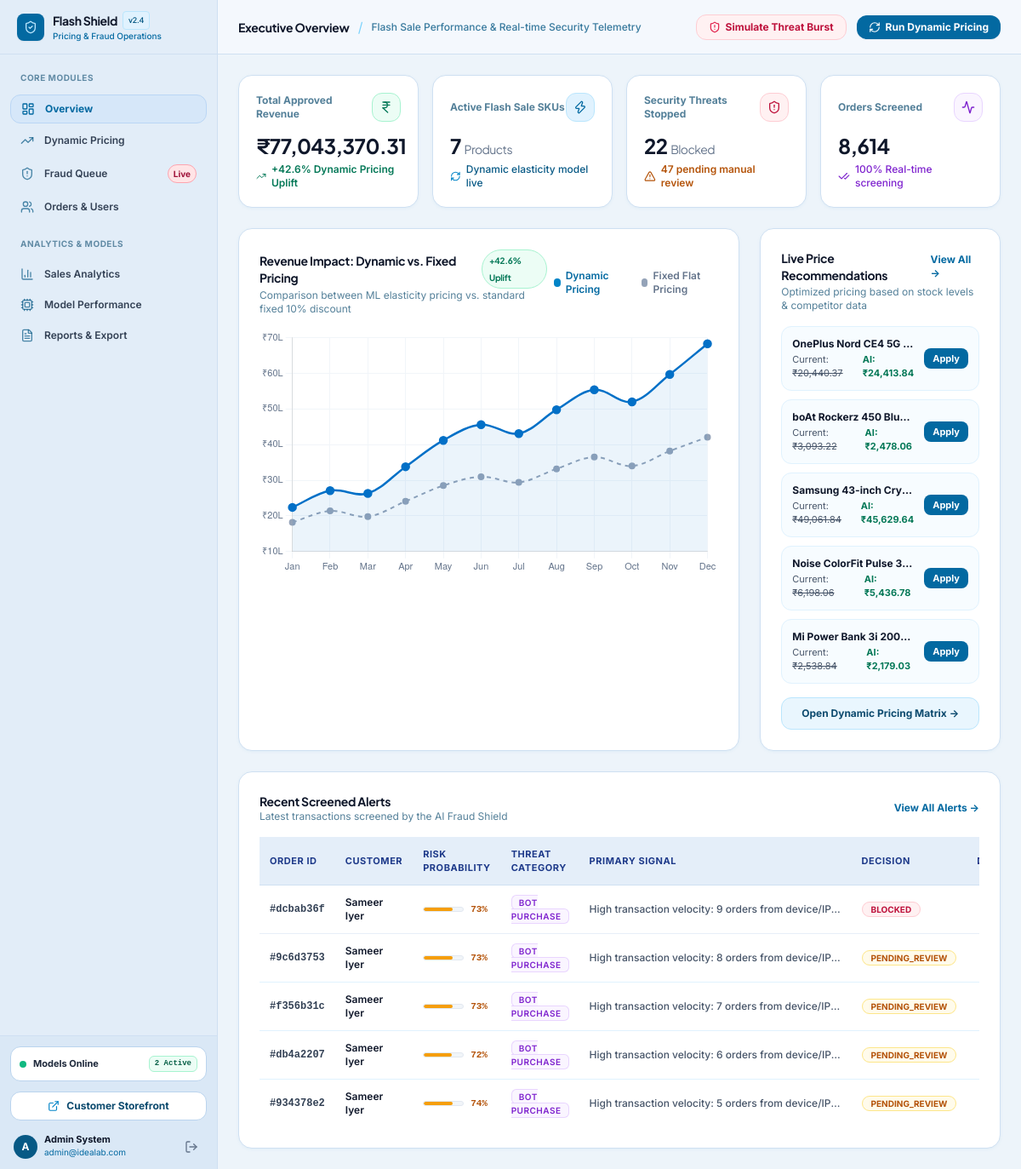
The page /admin/ on the database as committed earlier.
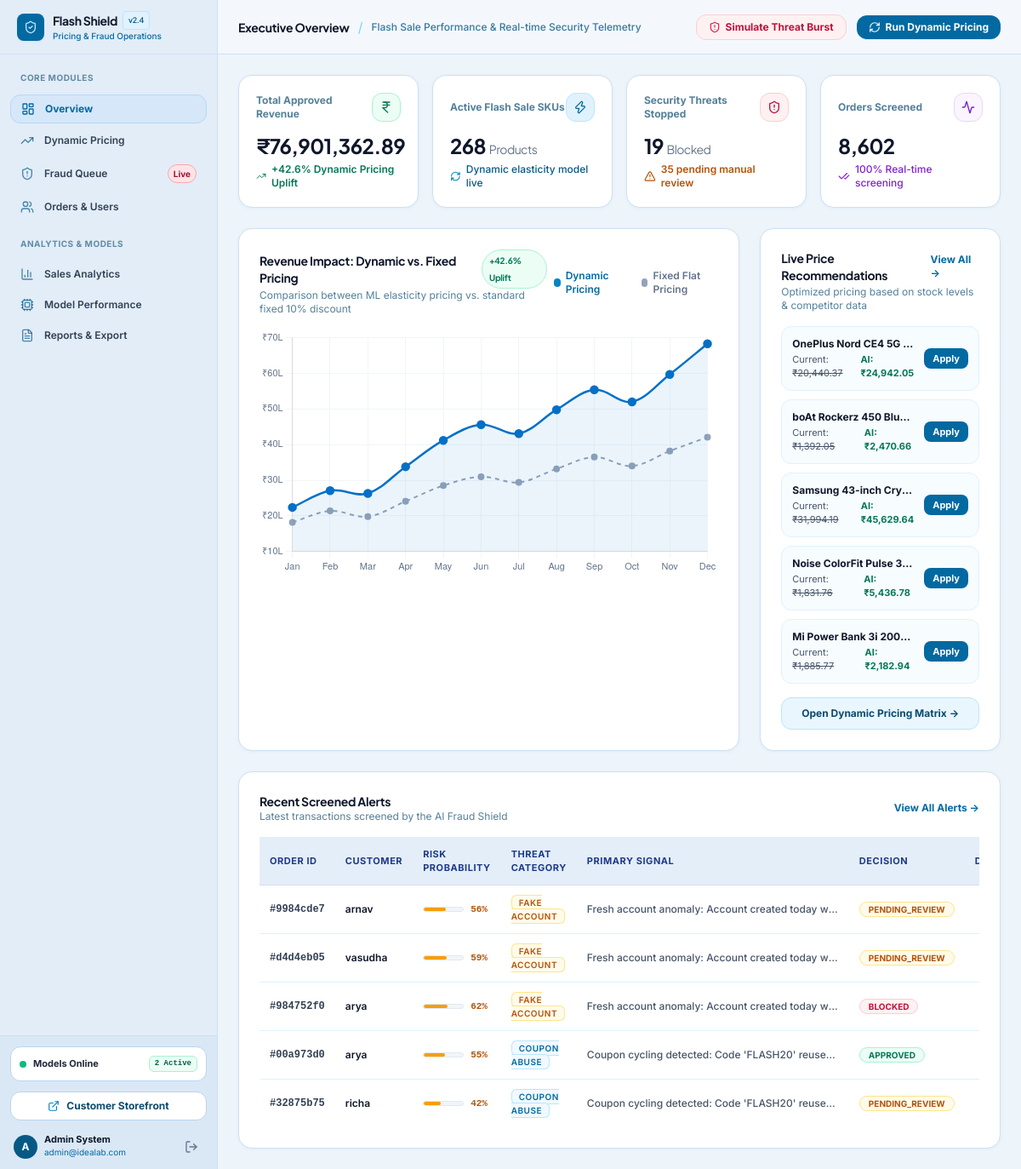
The same page on the database as committed later.
### app/models.py (models this page shows, shortened)
class Product(db.Model):
    __tablename__ = 'products'
    id = db.Column(db.String(64), primary_key=True, default=generate_uuid)
    name = db.Column(db.String(255), nullable=False)
    category = db.Column(db.String(100), nullable=False)
    base_price = db.Column(db.Float, nullable=False)
    cost_price = db.Column(db.Float, nullable=False)
    current_price = db.Column(db.Float, nullable=False)
    stock_quantity = db.Column(db.Integer, nullable=False, default=100)
    popularity_score = db.Column(db.Float, nullable=False, default=0.5)
    created_at = db.Column(db.String(50), nullable=True)
    orders = db.relationship('Order', backref='product', lazy='dynamic')
    competitor_prices = db.relationship('CompetitorPrice', backref='product', lazy='dynamic')
    price_logs = db.relationship('PriceLog', backref='product', lazy='dynamic', order_by='PriceLog.timestamp.desc()')

class FraudAlert(db.Model):
    __tablename__ = 'fraud_alerts'
    id = db.Column(db.String(64), primary_key=True, default=generate_uuid)
    order_id = db.Column(db.String(64), db.ForeignKey('orders.id'), nullable=False)
    risk_score = db.Column(db.Float, nullable=False) # 0.0 to 1.0
    fraud_type = db.Column(db.String(100), nullable=False) # bot_purchase, fake_account, coupon_abuse, none
    signals_json = db.Column(db.Text, nullable=False) # JSON array of explainable signal strings
    decision = db.Column(db.String(50), nullable=False, default='PENDING_REVIEW') # APPROVED, BLOCKED, PENDING_REVIEW
    created_at = db.Column(db.DateTime, default=datetime.utcnow)
    def to_dict(self):
        import json
        signals = []
        try:
            signals = json.loads(self.signals_json)
        except Exception:
            signals = [self.signals_json]
        return {
            'id': self.id,
            'order_id': self.order_id,
            'order': self.order.to_dict() if self.order else None,
            'risk_score': round(self.risk_score, 3),
            'fraud_type': self.fraud_type,
            'signals': signals,
            'decision': self.decision,
            'created_at': self.created_at.strftime('%Y-%m-%d %H:%M:%S') if self.created_at else ''
        }

class Customer(UserMixin, db.Model):
    __tablename__ = 'customers'
    id = db.Column(db.String(64), primary_key=True, default=generate_uuid)
    name = db.Column(db.String(255), nullable=False)
    email = db.Column(db.String(255), unique=True, nullable=False)
    password_hash = db.Column(db.String(255), nullable=True)
    signup_date = db.Column(db.String(50), nullable=True)
    device_id = db.Column(db.String(255), nullable=True)
    ip_address = db.Column(db.String(100), nullable=True)
    account_age_days = db.Column(db.Integer, nullable=False, default=30)
    orders = db.relationship('Order', backref='customer', lazy='dynamic', order_by='Order.order_timestamp.desc()')

### app/dashboard/routes.py (the view)
@dashboard_bp.route('/')
def overview():
    total_sales = db.session.query(db.func.sum(Order.price_paid)).filter(Order.status == 'APPROVED').scalar() or 0.0
    total_orders = Order.query.count()
    active_flash_sales = Product.query.filter(Product.current_price < Product.base_price).count()
    total_fraud_alerts = FraudAlert.query.count()
    pending_alerts = FraudAlert.query.filter_by(decision='PENDING_REVIEW').count()
    blocked_orders = Order.query.filter_by(status='BLOCKED').count()
    recent_alerts = FraudAlert.query.order_by(FraudAlert.created_at.desc()).limit(5).all()
    sample_products = Product.query.limit(5).all()
    sample_recs = [pricing_engine.recommend_price(p) for p in sample_products]
    return render_template(
        'admin/overview.html',
        total_sales=total_sales,
        total_orders=total_orders,
        active_flash_sales=active_flash_sales,
        total_fraud_alerts=total_fraud_alerts,
        pending_alerts=pending_alerts,
        blocked_orders=blocked_orders,
        recent_alerts=recent_alerts,
        sample_recs=sample_recs
    )

### app/dashboard/routes.py (called while the page is built)
@dashboard_bp.before_request
def require_admin():
    if request.endpoint != 'auth.admin_login' and not session.get('is_admin'):
        pass

### app/templates/admin/overview.html (shortened to what the changed rows need)
{% extends "admin/layout.html" %}
{% block admin_title %}Executive Overview{% endblock %}
{% block admin_content %}
<div class="grid grid-cols-1 sm:grid-cols-2 lg:grid-cols-4 gap-4">
  <div class="p-5 admin-card flex flex-col justify-between">
    <div class="mt-3">
      <div class="text-2xl font-bold font-display text-slate-900 tracking-tight">{{ total_sales | currency }}</div>
      <div class="mt-1 flex items-center gap-1.5 text-xs text-emerald-700 font-semibold">
        <i data-lucide="trending-up" class="w-3.5 h-3.5"></i>
        <span>+42.6% Dynamic Pricing Uplift</span>
      </div>
    </div>
  </div>
  <div class="p-5 admin-card flex flex-col justify-between">
    <div class="mt-3">
      <div class="text-2xl font-bold font-display text-slate-900 tracking-tight">{{ active_flash_sales }} <span class="text-sm font-normal text-slate-500">Products</span></div>
      <div class="mt-1 flex items-center gap-1.5 text-xs text-sky-800 font-medium">
        <i data-lucide="refresh-cw" class="w-3.5 h-3.5 text-sky-600"></i>
        <span>Dynamic elasticity model live</span>
      </div>
    </div>
  </div>
  <div class="p-5 admin-card flex flex-col justify-between">
    <div class="mt-3">
      <div class="text-2xl font-bold font-display text-slate-900 tracking-tight">{{ blocked_orders }} <span class="text-sm font-normal text-slate-500">Blocked</span></div>
      <div class="mt-1 flex items-center gap-1.5 text-xs text-amber-700 font-semibold">
        <i data-lucide="alert-triangle" class="w-3.5 h-3.5"></i>
        <span>{{ pending_alerts }} pending manual review</span>
      </div>
    </div>
  </div>
  <div class="p-5 admin-card flex flex-col justify-between">
    <div class="mt-3">
      <div class="text-2xl font-bold font-display text-slate-900 tracking-tight">{{ "{:,}".format(total_orders) }}</div>
      <div class="mt-1 flex items-center gap-1.5 text-xs text-purple-700 font-medium">
        <i data-lucide="check-check" class="w-3.5 h-3.5"></i>
        <span>100% Real-time screening</span>
      </div>
    </div>
  </div>
</div>
<div class="grid grid-cols-1 lg:grid-cols-3 gap-6">
  <div class="p-6 admin-card space-y-4 flex flex-col justify-between">
    <div>
      <div class="mt-4 space-y-2.5">
        {% for rec in sample_recs %}
          <div class="p-3 rounded-xl bg-sky-50/50 border border-sky-100 hover:border-sky-200 transition-all flex items-center justify-between gap-3 text-xs">
            <div class="min-w-0">
              <div class="font-bold text-slate-900 truncate">{{ rec.product_name }}</div>
              <div class="text-[11px] text-slate-600 flex items-center gap-2 mt-0.5">
                <span>Current: <span class="line-through">{{ rec.current_price | currency }}</span></span>
                <span class="text-emerald-700 font-bold">AI: {{ rec.recommended_price | currency }}</span>
              </div>
            </div>
            <button onclick="quickApplyPrice('{{ rec.product_id }}', {{ rec.recommended_price }})"
              class="flex-shrink-0 px-2.5 py-1 rounded-lg bg-sky-700 hover:bg-sky-800 text-white text-[11px] font-bold transition-all shadow-xs">
              Apply
            </button>
          </div>
        {% endfor %}
      </div>
    </div>
  </div>
</div>
<div class="p-6 admin-card space-y-4">
  <div class="overflow-x-auto">
    <table class="w-full text-left text-xs">
      <thead>
        <tr class="admin-table-header">
          <th class="py-3 px-3">Order ID</th>
          <th class="py-3 px-3">Customer</th>
          <th class="py-3 px-3">Risk Probability</th>
          <th class="py-3 px-3">Threat Category</th>
          <th class="py-3 px-3">Primary Signal</th>
          <th class="py-3 px-3">Decision</th>
          <th class="py-3 px-3 text-right">Details</th>
        </tr>
      </thead>
      <tbody class="divide-y divide-sky-100 font-medium">
        {% for alert in recent_alerts %}
          <tr class="admin-table-row">
            <td class="py-3 px-3 font-mono text-slate-700 font-semibold">#{{ alert.order_id[:8] }}</td>
            <td class="py-3 px-3 text-slate-900 font-semibold">
              {{ alert.order.customer.name if alert.order and alert.order.customer else 'Guest Device' }}
            </td>
            <td class="py-3 px-3">
              <div class="flex items-center gap-2">
                <div class="w-12 bg-slate-100 h-1.5 rounded-full overflow-hidden border border-slate-200">
                  <div class="h-full rounded-full {% if alert.risk_score >= 0.8 %}bg-rose-500{% elif alert.risk_score >= 0.4 %}bg-amber-500{% else %}bg-emerald-500{% endif %}" style="width: {{ alert.risk_score * 100 }}%"></div>
                </div>
                <span class="font-mono text-[11px] font-bold {% if alert.risk_score >= 0.8 %}text-rose-700{% elif alert.risk_score >= 0.4 %}text-amber-700{% else %}text-emerald-700{% endif %}">
                  {{ "%.0f"|format(alert.risk_score * 100) }}%
                </span>
              </div>
            </td>
            <td class="py-3 px-3">
              <span class="px-2 py-0.5 rounded-md text-[10px] font-semibold uppercase tracking-wider
                {% if alert.fraud_type == 'bot_purchase' %} bg-purple-50 text-purple-700 border border-purple-200
                {% elif alert.fraud_type == 'fake_account' %} bg-amber-50 text-amber-700 border border-amber-200
                {% elif alert.fraud_type == 'coupon_abuse' %} bg-sky-50 text-sky-700 border border-sky-200
                {% else %} bg-slate-100 text-slate-600 border border-slate-200 {% endif %}">
                {{ alert.fraud_type.replace('_', ' ') }}
              </span>
            </td>
            <td class="py-3 px-3 text-slate-600 max-w-xs truncate">
              {% set sigs = alert.to_dict().signals %}
              {{ sigs[0] if sigs else 'Standard behavior' }}
            </td>
            <td class="py-3 px-3">
              <span class="px-2.5 py-0.5 rounded-full text-[10px] font-bold border
                {% if alert.decision == 'BLOCKED' %} bg-rose-50 text-rose-700 border-rose-200
                {% elif alert.decision == 'PENDING_REVIEW' %} bg-amber-50 text-amber-700 border-amber-200
                {% else %} bg-emerald-50 text-emerald-700 border-emerald-200 {% endif %}">
                {{ alert.decision }}
              </span>
            </td>
            <td class="py-3 px-3 text-right">
            </td>
          </tr>
        {% endfor %}
      </tbody>
    </table>
  </div>
</div>
{% endblock %}

Rows that differ between the two databases and show on the page:
removed FraudAlert: order_id "dcbab36f", order.customer "Sameer Iyer", alert.risk_score*100 "73", fraud_type.replace "BOT PURCHASE", sigs "High transaction velocity: 9 orders from device/IP…", decision "BLOCKED"
removed FraudAlert: order_id "9c6d3753", order.customer "Sameer Iyer", alert.risk_score*100 "73", fraud_type.replace "BOT PURCHASE", sigs "High transaction velocity: 8 orders from device/IP…", decision "PENDING_REVIEW"
removed FraudAlert: order_id "f356b31c", order.customer "Sameer Iyer", alert.risk_score*100 "73", fraud_type.replace "BOT PURCHASE", sigs "High transaction velocity: 7 orders from device/IP…", decision "PENDING_REVIEW"
removed FraudAlert: order_id "db4a2207", order.customer "Sameer Iyer", alert.risk_score*100 "72", fraud_type.replace "BOT PURCHASE", sigs "High transaction velocity: 6 orders from device/IP…", decision "PENDING_REVIEW"
removed FraudAlert: order_id "934378e2", order.customer "Sameer Iyer", alert.risk_score*100 "74", fraud_type.replace "BOT PURCHASE", sigs "High transaction velocity: 5 orders from device/IP…", decision "PENDING_REVIEW"
computed for Product "OnePlus Nord CE4 5G…": recommended_price "₹24,413.84" → "₹24,942.05"
changed Product "boAt Rockerz 450 Blu…": current_price "₹3,093.22" → "₹1,392.05"; recommended_price "₹2,478.06" → "₹2,470.66"
changed Product "Samsung 43-inch Cry…": current_price "₹49,061.84" → "₹31,994.19"
changed Product "Noise ColorFit Pulse 3…": current_price "₹6,198.06" → "₹1,831.76"
changed Product "Mi Power Bank 3i 200…": current_price "₹2,538.84" → "₹1,885.77"; recommended_price "₹2,179.03" → "₹2,182.94"
added FraudAlert: order_id "9984cde7", order.customer "arnav", alert.risk_score*100 "56", fraud_type.replace "FAKE ACCOUNT", sigs "Fresh account anomaly: Account created today w…", decision "PENDING_REVIEW"
added FraudAlert: order_id "d4d4eb05", order.customer "vasudha", alert.risk_score*100 "59", fraud_type.replace "FAKE ACCOUNT", sigs "Fresh account anomaly: Account created today w…", decision "PENDING_REVIEW"
added FraudAlert: order_id "984752f0", order.customer "arya", alert.risk_score*100 "62", fraud_type.replace "FAKE ACCOUNT", sigs "Fresh account anomaly: Account created today w…", decision "BLOCKED"
added FraudAlert: order_id "00a973d0", order.customer "arya", alert.risk_score*100 "55", fraud_type.replace "COUPON ABUSE", sigs "Coupon cycling detected: Code 'FLASH20' reuse…", decision "APPROVED"
added FraudAlert: order_id "32875b75", order.customer "richa", alert.risk_score*100 "42", fraud_type.replace "COUPON ABUSE", sigs "Coupon cycling detected: Code 'FLASH20' reuse…", decision "PENDING_REVIEW"
Other text that changed with them:
{{ total_sales | currency }}: "₹77,043,370.31" → "₹76,901,362.89"
{{ active_flash_sales }}: "7" → "268"
{{ blocked_orders }}: "22" → "19"
{{ pending_alerts }}: "47" → "35"
{{ "{:,}".format(total_orders) }}: "8,614" → "8,602"
